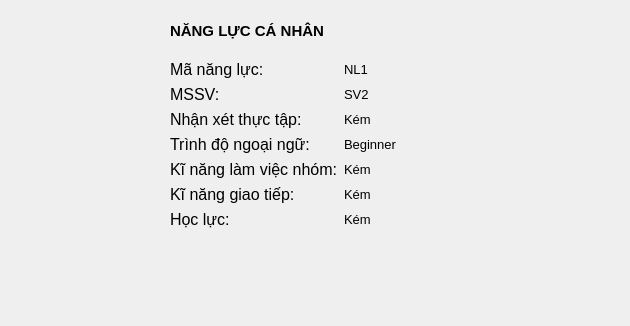
<?xml version="1.0" encoding="UTF-8"?>
<ui version="4.0">
 <class>Dialog</class>
 <widget class="QDialog" name="Dialog">
  <property name="geometry">
   <rect>
    <x>0</x>
    <y>0</y>
    <width>630</width>
    <height>326</height>
   </rect>
  </property>
  <property name="windowTitle">
   <string>Dialog</string>
  </property>
  <widget class="QLabel" name="label">
   <property name="geometry">
    <rect>
     <x>170</x>
     <y>20</y>
     <width>281</width>
     <height>22</height>
    </rect>
   </property>
   <property name="font">
    <font>
     <pointsize>11</pointsize>
     <weight>75</weight>
     <bold>true</bold>
    </font>
   </property>
   <property name="text">
    <string>NĂNG LỰC CÁ NHÂN</string>
   </property>
  </widget>
  <widget class="QWidget" name="formLayoutWidget">
   <property name="geometry">
    <rect>
     <x>170</x>
     <y>60</y>
     <width>371</width>
     <height>221</height>
    </rect>
   </property>
   <layout class="QFormLayout" name="formLayout">
    <item row="0" column="0">
     <widget class="QLabel" name="tNSVLabel">
      <property name="font">
       <font>
        <pointsize>12</pointsize>
       </font>
      </property>
      <property name="text">
       <string>Mã năng lực:</string>
      </property>
     </widget>
    </item>
    <item row="0" column="1">
     <widget class="QLabel" name="label_2">
      <property name="font">
       <font>
        <pointsize>10</pointsize>
       </font>
      </property>
      <property name="text">
       <string>NL1</string>
      </property>
     </widget>
    </item>
    <item row="1" column="0">
     <widget class="QLabel" name="mSSVLabel">
      <property name="font">
       <font>
        <pointsize>12</pointsize>
       </font>
      </property>
      <property name="text">
       <string>MSSV:</string>
      </property>
     </widget>
    </item>
    <item row="1" column="1">
     <widget class="QLabel" name="label_3">
      <property name="font">
       <font>
        <pointsize>10</pointsize>
       </font>
      </property>
      <property name="text">
       <string>SV2</string>
      </property>
     </widget>
    </item>
    <item row="2" column="0">
     <widget class="QLabel" name="giITNhLabel">
      <property name="font">
       <font>
        <pointsize>12</pointsize>
       </font>
      </property>
      <property name="text">
       <string>Nhận xét thực tập:</string>
      </property>
     </widget>
    </item>
    <item row="2" column="1">
     <widget class="QLabel" name="label_7">
      <property name="font">
       <font>
        <pointsize>10</pointsize>
       </font>
      </property>
      <property name="text">
       <string>Kém</string>
      </property>
     </widget>
    </item>
    <item row="3" column="0">
     <widget class="QLabel" name="ngYSinhLabel">
      <property name="font">
       <font>
        <pointsize>12</pointsize>
       </font>
      </property>
      <property name="text">
       <string>Trình độ ngoại ngữ:</string>
      </property>
     </widget>
    </item>
    <item row="3" column="1">
     <widget class="QLabel" name="label_4">
      <property name="font">
       <font>
        <pointsize>10</pointsize>
       </font>
      </property>
      <property name="text">
       <string>Beginner</string>
      </property>
     </widget>
    </item>
    <item row="4" column="0">
     <widget class="QLabel" name="tNSVLabel_2">
      <property name="font">
       <font>
        <pointsize>12</pointsize>
       </font>
      </property>
      <property name="text">
       <string>Kĩ năng làm việc nhóm:</string>
      </property>
     </widget>
    </item>
    <item row="4" column="1">
     <widget class="QLabel" name="label_8">
      <property name="font">
       <font>
        <pointsize>10</pointsize>
       </font>
      </property>
      <property name="text">
       <string>Kém</string>
      </property>
     </widget>
    </item>
    <item row="5" column="0">
     <widget class="QLabel" name="mSSVLabel_2">
      <property name="font">
       <font>
        <pointsize>12</pointsize>
       </font>
      </property>
      <property name="text">
       <string>Kĩ năng giao tiếp:</string>
      </property>
     </widget>
    </item>
    <item row="5" column="1">
     <widget class="QLabel" name="label_9">
      <property name="font">
       <font>
        <pointsize>10</pointsize>
       </font>
      </property>
      <property name="text">
       <string>Kém</string>
      </property>
     </widget>
    </item>
    <item row="6" column="0">
     <widget class="QLabel" name="giITNhLabel_2">
      <property name="font">
       <font>
        <pointsize>12</pointsize>
       </font>
      </property>
      <property name="text">
       <string>Học lực:</string>
      </property>
     </widget>
    </item>
    <item row="6" column="1">
     <widget class="QLabel" name="label_10">
      <property name="font">
       <font>
        <pointsize>10</pointsize>
       </font>
      </property>
      <property name="text">
       <string>Kém</string>
      </property>
     </widget>
    </item>
   </layout>
  </widget>
 </widget>
 <resources/>
 <connections/>
</ui>
